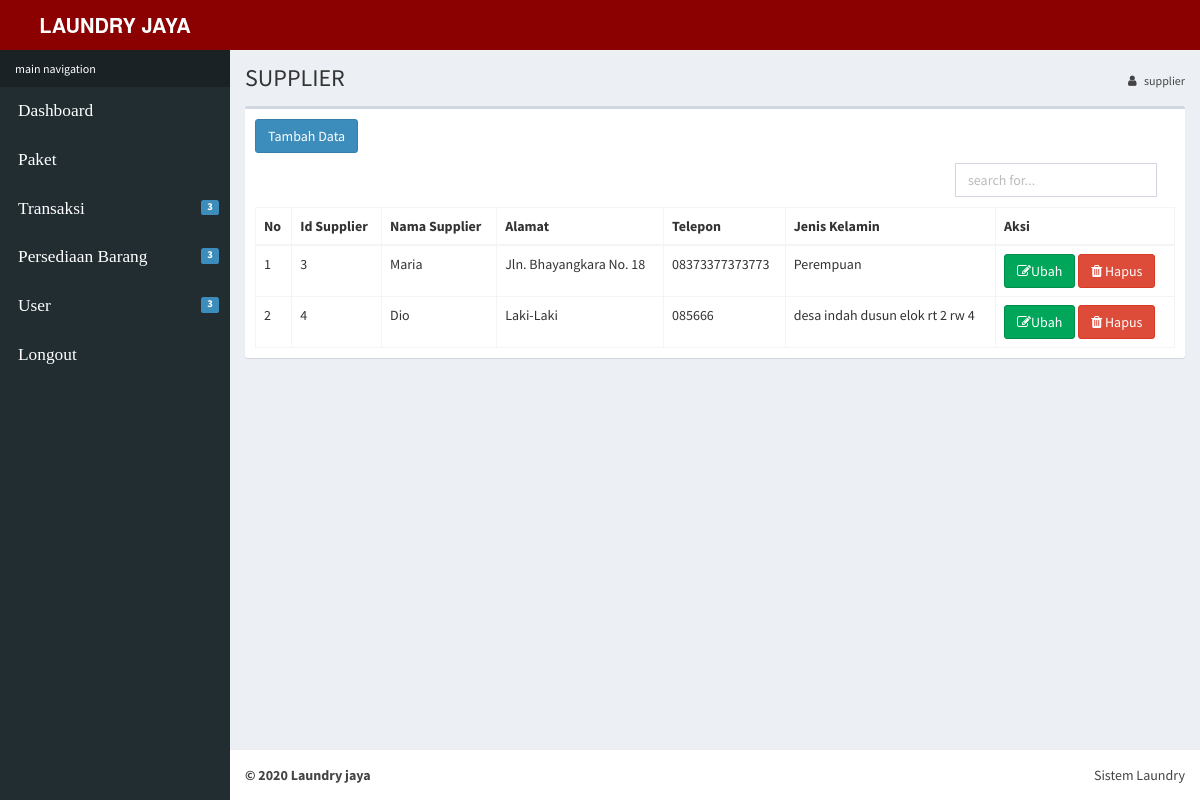
Page /index.php?p=supplier (signed in) on the committed database.
### tables this page shows
CREATE TABLE `supplier` (
  `id_supplier` int(255) NOT NULL,
  `nama` varchar(225) NOT NULL,
  `alamat` varchar(225) NOT NULL,
  `telp` varchar(225) NOT NULL,
  `jk` varchar(225) NOT NULL
);

### supplier/supplier_index.php (the view, shortened to what this page needs)
<section class="content-header">
  <h1>
     SUPPLIER
  </h1>
  <ol class="breadcrumb">
    <li><a href="#"><i class="fa fa-user"></i>  supplier</a></li>
  </ol>
</section>
<section class="content">
  <div class="row">
    <div class="col-xs-12">
      <div class="box">
        <div class="box-header">
        <a href="?p=input_supplier">
          <button type="button" class="btn btn-primary">Tambah Data</button>
        </a>
        </div>
                <div class="box-body">
          <div class="col-md-12 col-sm-12">
            <div style="float: right; width: 50%; padding: 10px; margin-top: -20px; margin-right: -230px;">
              <form action="" method="post" class="d-none d-md-inline-block form-inline ml-auto mr-0 mr-md my-1 my-md-0">
                <div class="input-group">
                  <input type="text" class="form-control" name="cari" autofocus placeholder="search for..." aria-label="search" aria-describedby="basic-addon2" autocomplete="off"  id="keyword">
               </div>
             </form>
          </div>
        </div>
          <table id="example2" class="table table-bordered table-hover">
            <thead>
              <tr>
                <th>No</th>
                <th>Id Supplier</th>
                <th>Nama Supplier</th>
                <th>Alamat</th>
                <th>Telepon</th>
                <th>Jenis Kelamin</th>
                <th>Aksi</th>
              </tr>
            </thead>
            <tbody>
              <tr>
            <?php
                include "koneksi.php";
                $cari ="";
                $query = "SELECT * FROM supplier where nama like '%".$cari."%'";
                $no = 1;
                $sql = mysqli_query($connect, $query);
                if(mysqli_num_rows($sql) >0){
                    while($data=mysqli_fetch_assoc($sql)){
                  ?>
                  <tr>
                  <td><?php echo $no++;?></td>
                  <td><?php echo $data['id_supplier'];?></td>
                  <td><?php echo $data['nama'];?></td>
                  <td><?php echo $data['alamat'];?></td>
                  <td><?php echo $data['telp'];?></td>
                  <td><?php echo $data['jk'];?></td>
                  <td><a href="index.php?p=edit_supplier&id_supplier=<?php echo $data["id_supplier"]; ?>" class="btn btn-success"><i class="fa fa-edit"></i>Ubah</a>
                  <a href="index.php?p=hapus_supplier&id_supplier=<?php echo $data["id_supplier"]; ?>" onclick=" return confirm('Anda Yakin Menghapus Data Ini');" class="btn btn-danger"><i class="fa fa-trash"></i> Hapus</a>
                  </td>
                  </tr>
                  <?php
                }
              }
              ?>
              </tr>
              </tbody>
          </table>
        </div>
      </div>
        </div>
      </div>
    </div>
  </div>

### rows in the picture
supplier: id_supplier "3", nama "Maria", alamat "Jln. Bhayangkara No. 18", telp "08373377373773", jk "Perempuan"
supplier: id_supplier "4", nama "Dio", alamat "Laki-Laki", telp "085666", jk "desa indah dusun elok rt 2 rw 4"
